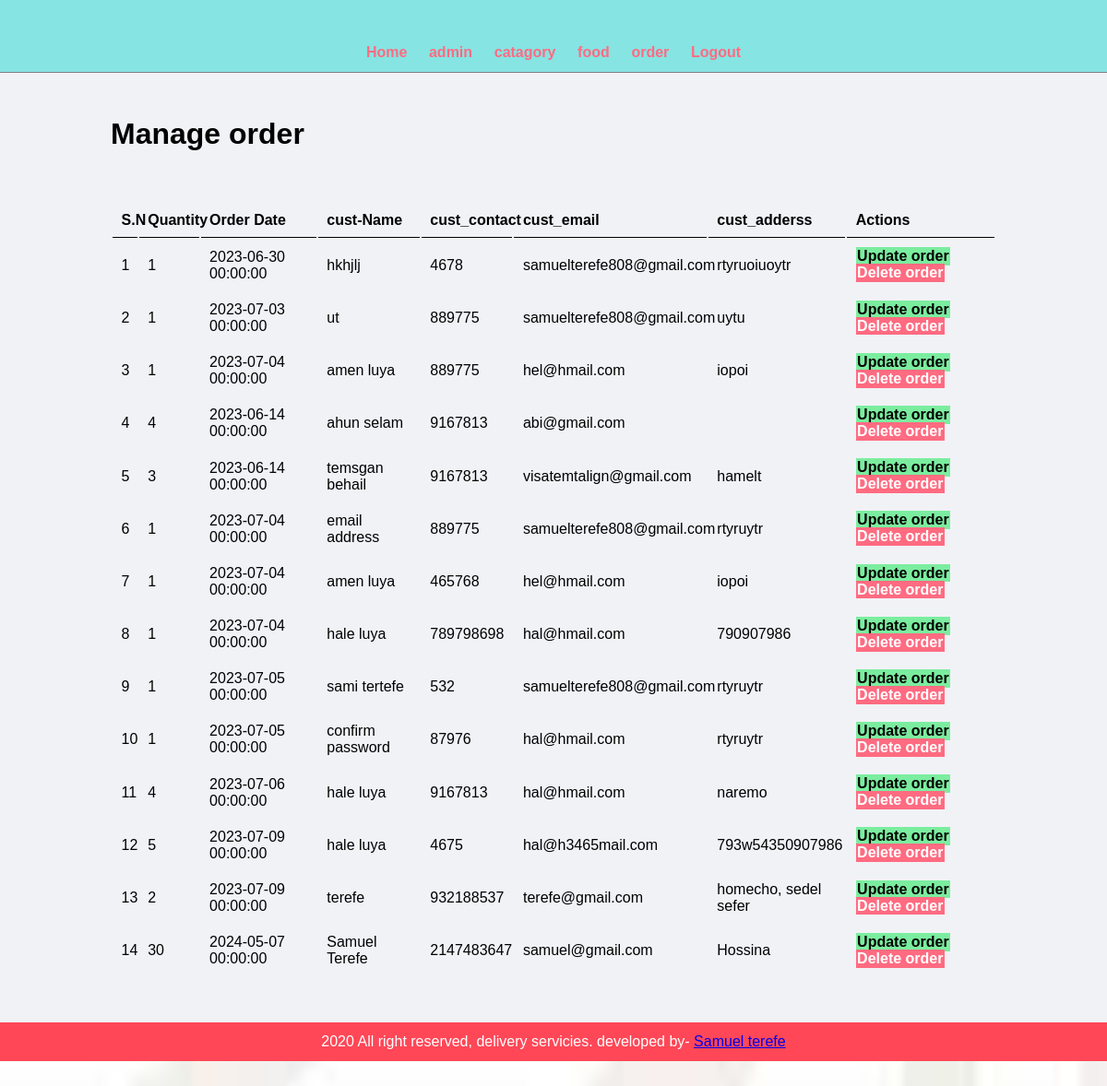
Page /admin/manage-order.php (signed in) on the committed database.
### tables this page shows
CREATE TABLE IF NOT EXISTS `tbl_order` (
  `id` int UNSIGNED NOT NULL AUTO_INCREMENT,
  `food` varchar(150) NOT NULL,
  `price` varchar(10) NOT NULL,
  `qty` int NOT NULL,
  `total` decimal(10,0) NOT NULL,
  `order_date` datetime NOT NULL,
  `status` varchar(50) NOT NULL,
  `customer_name` varchar(150) NOT NULL,
  `customer_contact` int NOT NULL,
  `customer_email` varchar(100) NOT NULL,
  `customer_address` varchar(100) NOT NULL,
  PRIMARY KEY (`id`)
);

### admin/manage-order.php (the view, shortened to what this page needs)
<?php include('partials/menu.php'); ?>
<div class="main-content">
    <div class="wrapper">
        <h1>Manage order</h1>
           <br /><br><br />
       <table class="tbl-full">
            <tr>
                <th>S.N</th>
                <th>Quantity</th>
                <th>Order Date</th>
                <th>cust-Name</th>
                <th>cust_contact</th>
                <th>cust_email</th>
                <th>cust_adderss</th>
                <th>Actions</th>
            </tr>
        <?php
 $sql = "SELECT * FROM tbl_order";
 $res = mysqli_query($conn, $sql);
 if($res==TRUE)
 {
    $count = mysqli_num_rows($res);
      $sn=1;
    if($count>0)
    {
       while($rows=mysqli_fetch_assoc($res))
       {
             $qty = $rows['qty'];
             $date = $rows['order_date'];
             $customer_name=$rows['customer_name'];
             $customer_contact=$rows['customer_contact'];
             $customer_emai = $rows['customer_email'];
             $customer_address = $rows['customer_address'];
            ?>
              <tr>
                      <td><?php echo $sn++; ?></td>
                      <td><?php echo $qty; ?></td>
                      <td><?php echo $date; ?></td>
                      <td><?php echo $customer_name; ?></td>
                      <td><?php echo $customer_contact; ?></td>
                      <td><?php echo $customer_emai; ?> </td>
                      <td><?php echo $customer_address; ?> </td>
                      <td>
                         <a href="#" class="btn-secondary"> Update order</a>
                          <a href="#" class="btn-danger"> Delete order</a>
                      </td>
              </tr>
            <?php
            }
          }
    else
    {
            }
    }
  ?>
        </table>
    </div>
</div>
<?php include('partials/footer.php'); ?>

### admin/partials/menu.php (shortened to what this page needs)
<html>
    <head>
        <link rel="stylesheet" href="../css/admin.css">
   </head>
   <body class="main-content">
    <div class="menu text-center">
        <div class="wrapper">
             <ul>
             <li><a href="index.php">Home</a></li>
             <li><a href="manage-admin.php">admin</a></li>
             <li><a href="manage-category.php">catagory</a></li>
             <li><a href="manage-food.php">food</a></li>
             <li><a href="manage-order.php">order</a></li>
             <li><a href="logout.php">Logout</a></li>
             </ul>
        </div>
    </div>

### admin/partials/footer.php (shortened to what this page needs)
<div class="footer">
    <div class="wrapper">
       <p class="text-center"> 2020 All right reserved, delivery servicies. developed by-
        <a href="samuelterefe808@gmail.com"> Samuel terefe</a></p>
        </div>
    </div>
   </body>
</html>

### css/admin.css (style rules this page uses)
* { margin:0; padding: 0; font-family:Arial, Helvetica, sans-serif; }
body { background-image: url('/images/backG.jpg'); background-repeat: no-repeat; background-size: cover; }
.wrapper { padding: 1%; width: 80%; margin: 0 auto; }
.text-center { text-align:center; }
.tbl-full { width: 100%; }
table tr th { border-bottom: 1px solid black; padding: 1%; text-align: left; }
table tr td { padding: 1% ; }
.btn-secondary { background-color: #7bed9f; padding: 1%; color: black; text-decoration: none; font-weight: bold; }
.btn-danger { background-color: #ff6b81; padding: 1%; color: white; text-decoration: none; font-weight: bold; }
.menu { border-bottom: 1px solid grey; }
.menu ul { list-style-type:none; }
.menu ul li { padding: 1%; display: inline; }
.menu ul li a { text-decoration: none; font-weight: bold; color:#ff6b81; }
.main-content { background-color: #f1f2f6; padding: 3% 0; }
.footer { background-color:#ff4757; color:white; }

### rows in the picture
tbl_order: qty "1", order_date "2023-06-30 00:00:00", customer_name "hkhjlj", customer_contact "4678", customer_email "samuelterefe808@gmail.com", customer_address "rtyruoiuoytr"
tbl_order: qty "1", order_date "2023-07-03 00:00:00", customer_name "ut", customer_contact "889775", customer_email "samuelterefe808@gmail.com", customer_address "uytu"
tbl_order: qty "1", order_date "2023-07-04 00:00:00", customer_name "amen luya", customer_contact "889775", customer_email "hel@hmail.com", customer_address "iopoi"
tbl_order: qty "4", order_date "2023-06-14 00:00:00", customer_name "ahun selam", customer_contact "9167813", customer_email "abi@gmail.com"
tbl_order: qty "3", order_date "2023-06-14 00:00:00", customer_name "temsgan behail", customer_contact "9167813", customer_email "visatemtalign@gmail.com", customer_address "hamelt"
tbl_order: qty "1", order_date "2023-07-04 00:00:00", customer_name "email address", customer_contact "889775", customer_email "samuelterefe808@gmail.com", customer_address "rtyruytr"
tbl_order: qty "1", order_date "2023-07-04 00:00:00", customer_name "amen luya", customer_contact "465768", customer_email "hel@hmail.com", customer_address "iopoi"
tbl_order: qty "1", order_date "2023-07-04 00:00:00", customer_name "hale luya", customer_contact "789798698", customer_email "hal@hmail.com", customer_address "790907986"
tbl_order: qty "1", order_date "2023-07-05 00:00:00", customer_name "sami tertefe", customer_contact "532", customer_email "samuelterefe808@gmail.com", customer_address "rtyruytr"
tbl_order: qty "1", order_date "2023-07-05 00:00:00", customer_name "confirm password", customer_contact "87976", customer_email "hal@hmail.com", customer_address "rtyruytr"
tbl_order: qty "4", order_date "2023-07-06 00:00:00", customer_name "hale luya", customer_contact "9167813", customer_email "hal@hmail.com", customer_address "naremo"
tbl_order: qty "5", order_date "2023-07-09 00:00:00", customer_name "hale luya", customer_contact "4675", customer_email "hal@h3465mail.com", customer_address "793w54350907986"
tbl_order: qty "2", order_date "2023-07-09 00:00:00", customer_name "terefe", customer_contact "932188537", customer_email "terefe@gmail.com", customer_address "homecho, sedel sefer"
tbl_order: qty "30", order_date "2024-05-07 00:00:00", customer_name "Samuel Terefe", customer_contact "2147483647", customer_email "samuel@gmail.com", customer_address "Hossina"
